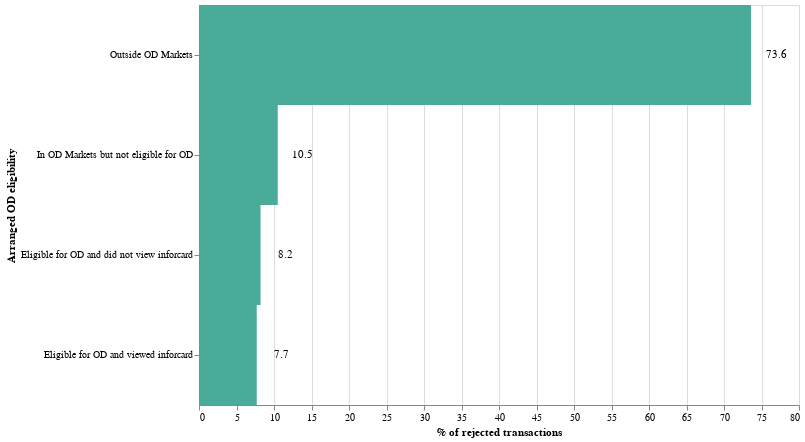

This figure's notebook cell:
### Code cell
bars = (
    alt.Chart(od_eligibility_df)
    .mark_rect(color=teal, size=50)
    .encode(
        alt.X("percentage:Q", title="% of rejected transactions"),
        alt.Y("eligible_for_od:N", title="Arranged OD eligibility", sort="-x"),
    )
    .properties(width=600, height=400)
)

text = bars.mark_text(
    align="center",
    baseline="middle",
    dx=25,  # Nudges text to right so it doesn't appear on top of the bar
).encode(text="percentage:Q")

(bars + text).configure_axis(labelLimit=1000)

### Figure 1 — Vega-Lite specification as saved in the notebook (floating-point values rounded to 4 significant figures)
{"config": {"view": {"continuousWidth": 400, "continuousHeight": 300}, "axis": {"labelLimit": 1000}}, "layer": [{"mark": {"type": "rect", "color": "#48AC98", "size": 50}, "encoding": {"x": {"type": "quantitative", "field": "percentage", "title": "% of rejected transactions"}, "y": {"type": "nominal", "field": "eligible_for_od", "sort": "-x", "title": "Arranged OD eligibility"}}, "height": 400, "width": 600}, {"mark": {"type": "text", "align": "center", "baseline": "middle", "dx": 25}, "encoding": {"text": {"type": "quantitative", "field": "percentage"}, "x": {"type": "quantitative", "field": "percentage", "title": "% of rejected transactions"}, "y": {"type": "nominal", "field": "eligible_for_od", "sort": "-x", "title": "Arranged OD eligibility"}}, "height": 400, "width": 600}], "data": {"name": "data-be1f9a885f7773a311763385386048c0"}, "$schema": "https://vega.github.io/schema/vega-lite/v4.8.1.json", "datasets": {"data-be1f9a885f7773a311763385386048c0": [{"eligible_for_od": "Eligible for OD and did not view inforcard", "distinct_users": 47527, "percentage": 8.2}, {"eligible_for_od": "Eligible for OD and viewed inforcard", "distinct_users": 44861, "percentage": 7.7}, {"eligible_for_od": "Outside OD Markets", "distinct_users": 425983, "percentage": 73.6}, {"eligible_for_od": "In OD Markets but not eligible for OD", "distinct_users": 60582, "percentage": 10.5}]}}
